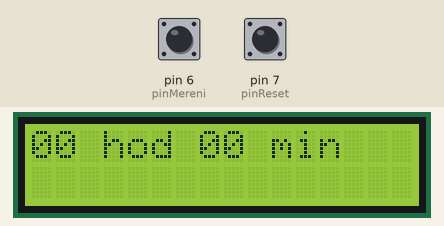
Simulated run of this sketch. Board: Arduino Uno, built with avr-gcc and run on an emulated ATmega328P. Parts: 16×2 character LCD. The inputs (shaded band) are chosen by the test bench; at power-on: pin 7 (pinReset) HIGH, pin 6 (pinMereni) HIGH. EEPROM starts erased.

Above: at 1.2 s.
1.3 s: pin 7 (pinReset) pulled LOW for 0.15 s
At 1.9 s:
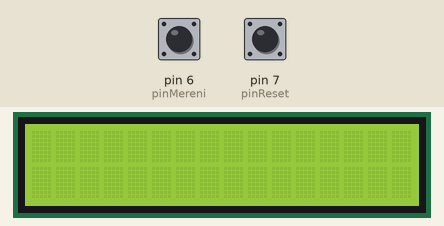
3.5 s: pin 7 (pinReset) pulled LOW for 3.2 s
Timing chart, 0 to 6.5 s (numbered marks = the images above; inputs shaded):
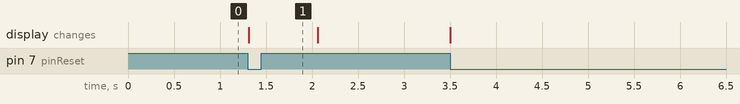

The sketch:

Cas_D.ino
```cpp
#include <LiquidCrystal.h>
#include <EEPROM.h>
#include <avr/interrupt.h>

const int rs = 12, en = 11, d4 = 2, d5 = 3, d6 = 4, d7 = 5;
LiquidCrystal lcd(rs, en, d4, d5, d6, d7);

const int pinMereni = 6;
const int pinReset = 7;

unsigned long celkoveSekundy = 0;
volatile bool tik = false;

void uloz() {
  unsigned int h = celkoveSekundy / 3600;
  unsigned int m = (celkoveSekundy % 3600) / 60;
  EEPROM.put(10, h);
  EEPROM.put(14, m);
}

void nacti() {
  unsigned int h, m;
  EEPROM.get(10, h);
  EEPROM.get(14, m);
  if (h > 60000) h = 0;
  if (m > 59) m = 0;
  celkoveSekundy = (unsigned long)h * 3600 + m * 60;
}

void setup() {
  lcd.begin(16, 2);
  pinMode(pinMereni, INPUT_PULLUP);
  pinMode(pinReset, INPUT_PULLUP);
  nacti();

  cli();
  TCCR1A = 0; TCCR1B = 0; TCNT1 = 0; OCR1A = 15624;
  TCCR1B |= (1 << WGM12) | (1 << CS12) | (1 << CS10);
  TIMSK1 |= (1 << OCIE1A);
  sei();
}

ISR(TIMER1_COMPA_vect) { tik = true; }

void loop() {
  if (digitalRead(pinReset) == LOW) {
    celkoveSekundy = 0;
    uloz();
    lcd.clear();
    while(digitalRead(pinReset) == LOW);
  }

  if (tik) {
    tik = false;
    if (digitalRead(pinMereni) == LOW) {
      celkoveSekundy++;
      if (celkoveSekundy % 60 == 0) uloz();
    }

    unsigned int h = celkoveSekundy / 3600;
    unsigned int m = (celkoveSekundy % 3600) / 60;

    lcd.setCursor(0, 0);
    if (h < 10) lcd.print("0"); lcd.print(h);
    lcd.print(" hod ");
    if (m < 10) lcd.print("0"); lcd.print(m);
    lcd.print(" min");

    if (h >= 100) lcd.print(" !!"); else lcd.print("   ");
  }
}
```

Measured:
- after the input at 1.3 s, the display: changes at once (image 1)
